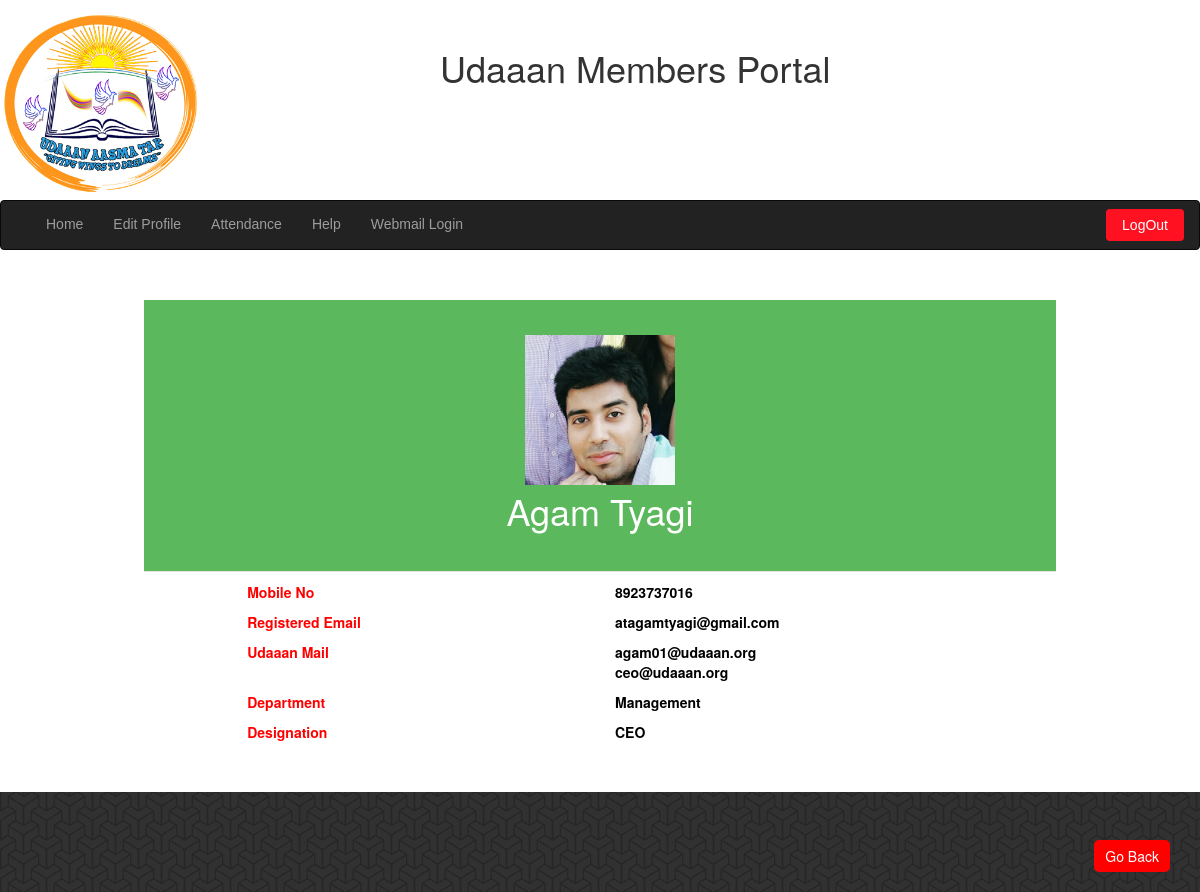
Screenshot of /profile/memDetails.php?mem=agam01 (signed in) with the database file from the repository.
### tables this page shows
CREATE TABLE `user_master` (
  `username` varchar(30) NOT NULL,
  `fname` varchar(40) NOT NULL,
  `mname` varchar(40) NOT NULL,
  `lname` varchar(40) NOT NULL,
  `gender` enum('Male','Female','Other') NOT NULL,
  `dob` date NOT NULL,
  `father_name` varchar(100) NOT NULL DEFAULT 'Father''s Name',
  `mother_name` varchar(100) NOT NULL DEFAULT 'Mother''s Name',
  `department_id` tinyint(1) DEFAULT '1',
  `designation_id` tinyint(1) DEFAULT '1',
  `pic_name` varchar(38) NOT NULL,
  `address1` varchar(255) NOT NULL,
  `address2` varchar(255) NOT NULL,
  `city` varchar(40) NOT NULL,
  `state` varchar(40) NOT NULL,
  `pincode` varchar(10) NOT NULL,
  `country` varchar(30) NOT NULL,
  `fcheck` tinyint(1) NOT NULL DEFAULT '0' COMMENT 'To check if user has entered profile details once or not. 0 for first time'
);

CREATE TABLE `registered_members` (
  `uid` int(4) NOT NULL COMMENT 'User Id for Members',
  `username` varchar(30) NOT NULL,
  `password` varchar(33) NOT NULL,
  `mobile` varchar(10) NOT NULL,
  `email` varchar(60) NOT NULL,
  `failed_attempts` char(1) NOT NULL DEFAULT '0',
  `active` tinyint(1) NOT NULL DEFAULT '1',
  `join_date` datetime NOT NULL,
  `last_login` timestamp NOT NULL DEFAULT CURRENT_TIMESTAMP ON UPDATE CURRENT_TIMESTAMP,
  `approved_by` varchar(30) NOT NULL
);

CREATE TABLE `department_master` (
  `dep_id` tinyint(1) NOT NULL COMMENT 'Department Id',
  `department_name` varchar(30) NOT NULL,
  `department_head` int(4) DEFAULT NULL,
  `department_head_alt` int(4) DEFAULT NULL
);

CREATE TABLE `designation_master` (
  `designation_id` tinyint(1) NOT NULL,
  `designation` varchar(40) NOT NULL,
  `org_level` tinyint(1) NOT NULL
);

### others/functions.php (called while the page is built, shortened)
<?php
function get_mem_name($fname,$mname,$lname){
    if($mname == ""){
        $mem_name = $fname." ".$lname;
    }else{
        $mem_name = $fname." ".$mname." ".$lname;
    }
    return $mem_name;
}
function get_all_data_in_array($query,$col_name){
    global $connect;
    $result = mysqli_query($connect, $query);
    $all_elements = array();
    if($result){
        while($data = mysqli_fetch_assoc($result)){
            array_push($all_elements, $data[$col_name]);
        }
    }
    return $all_elements;
}

### profile/memDetails.php (the view, shortened to what this page needs)
<?php
$root = '../';
include $root . 'others/connect.php';
include $root . 'others/functions.php';
$username = $_GET['mem'];
include $root.'includes/header.php';
$query="SELECT * FROM user_master as um, registered_members as rm, department_master as dm, designation_master as dsm WHERE um.username=rm.username AND um.username='$username' AND um.department_id=dm.dep_id AND um.designation_id=dsm.designation_id;";
$data= mysqli_query($connect, $query);
$mem = mysqli_fetch_assoc($data);
$member_name=get_mem_name($mem['fname'],$mem['mname'],$mem['lname']);
$ad_query="SELECT * FROM additional as ad, registered_members as rm WHERE rm.username='$username' AND rm.uid=ad.uid;";
$sel_ud_mail="";
$out = get_all_data_in_array($ad_query, 'email_id');
foreach ($out as $ud_mail){
    $sel_ud_mail.=$ud_mail."<br/>";
}
$sel_mobile = $mem['mobile'];
$sel_email = $mem['email'];
$sel_dep = $mem['department_name'];
$sel_des = $mem['designation'];
$sel_pic_name=$mem['pic_name'];
?>
<div class="container" style="width: 80%;">
    <div class="row modal-header" style="padding:35px 50px;">
        <div class="col-sm-12"><img src="profile/pics/<?=$sel_pic_name;?>" width=150></div>
        <div class="col-sm-12" style="font-size: 36px;"><?=$member_name?></div>
    </div>
    <div style="width:80%; margin: 0 auto;">
        <div class="row">
            <div class="col-xs-6 info">Mobile No</div>
            <div class="col-xs-6 info1"><?=$sel_mobile;?></div>
        </div>
        <div class="row">
            <div class="col-xs-6 info">Registered Email</div>
            <div class="col-xs-6 info1"><?=$sel_email;?></div>
        </div>
        <div class="row">
            <div class="col-xs-6 info">Udaaan Mail</div>
            <div class="col-xs-6 info1"><?=$sel_ud_mail;?></div>
        </div>
        <div class="row">
            <div class="col-xs-6 info">Department</div>
            <div class="col-xs-6 info1"><?=$sel_dep;?></div>
        </div>
        <div class="row" style="margin-bottom: 50px;">
            <div class="col-xs-6 info">Designation</div>
            <div class="col-xs-6 info1"><?=$sel_des;?></div>
        </div>
    </div>
</div>
<?php echo "<a class='btn mybtn bottom_btn' href='profile/action.php?action=viewall'>Go Back</a>";
include $root . 'includes/footer.php';?>

### css/style.css (style rules this page uses)
body { margin: 0px; padding: 0px; }
.row { margin-top: 10px; }
.mybtn { background: #ff1122; color:#fff !important; transition: all .5s ease-in-out; }
.bottom_btn { position: fixed; bottom: 20px; right: 30px; z-index: 99; background-color: red; color: white; cursor: pointer; padding: 5px 10px; border-radius: 5px; }
.info { color: red; font-weight: bold; }
.info1 { color: black; font-weight: bold; }

### profile/memDetails.php (style rules this page uses)
.modal-header, h4, .close { background-color: #5cb85c; color:white !important; text-align: center; font-size: 30px; }

### includes/header.php (style rules this page uses)
a { cursor: pointer; }

### rows the page displays
user_master: pic_name (picture), member_name "Agam Tyagi", registered_members.mobile "8923737016", registered_members.email "atagamtyagi@gmail.com", department.department_name "Management", designation.designation "CEO"

### other values shown
$ud_mail "agam01@udaaan.org"
$ud_mail "ceo@udaaan.org"
